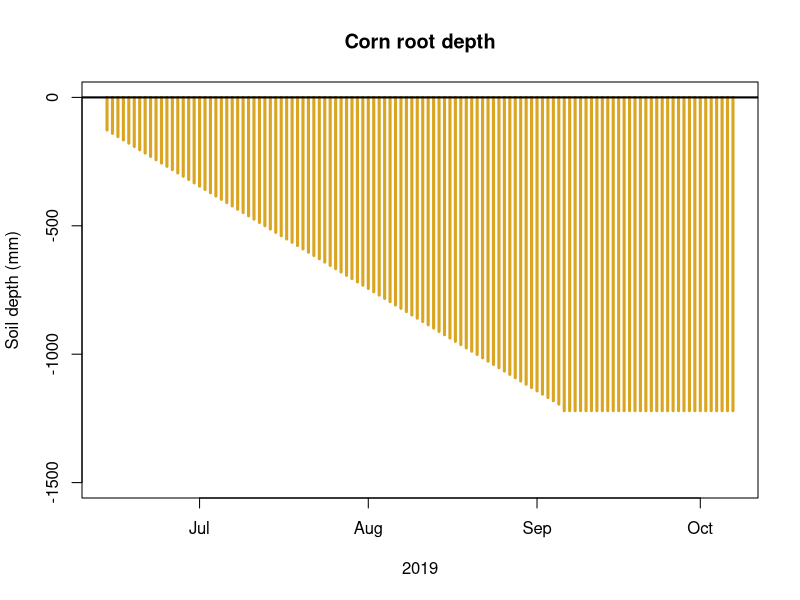
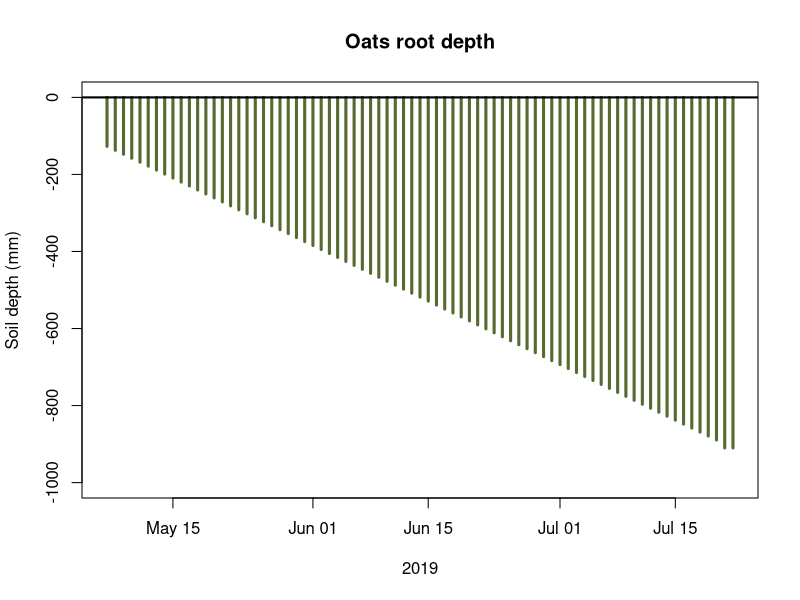

Source code (R) for these figures, in order:
### Root depth - Calculated using FAO 56 formula ###############################
# Ordinal dates: https://www.atmos.anl.gov/ANLMET/OrdinalDay.txt

library(writexl)

### Corn in Wellsville 2019 ###################################################
J_plant=158 # beginning of development period: June 7th
J_start=165 # beginning of Zr[i]>Zr_min: June 14th
J_max=250   # maximum root depth: September 7th
J_harv=280  # harvest date: october 7th
Zr_min=127  # minimum root depth (mm)
Zr_max=1220 # maximum root depth (mm)
J=J_start:J_max
Zr=Zr_min+(Zr_max-Zr_min)*(J-J_start)/(J_max-J_start) # root depth during growing season
Zr[(J_max-J_start):(J_harv-J_start+1)]=Zr_max # root depth after having reached max root depth

Dates=seq.Date(from=as.Date('2019-06-14'), to=as.Date('2019-10-07'), by='days')
CornRD=data.frame(Dates, Zr)
write_xlsx(CornRD, 'CornRD.2019.xlsx')

plot(Dates, -Zr, 
     type='h', col='goldenrod', lwd='3', ylim=c(-1500, 0),
     main='Corn root depth', ylab='Soil depth (mm)', xlab='2019')
abline(h=0, lwd=2)

### Oats in Wellsville 2019 ####################################################
J_plant=120 # beginning of development period: April 30th
J_start=127 # beginning of Zr[i]>Zr_min: May 7th
J_max=203   # maximum root depth: July 22nd
J_harv=203  # harvest date: July 22nd
Zr_min=127  # minimum root depth (mm)
Zr_max=910  # maximum root depth (mm)
J=J_start:J_max
Zr=Zr_min+(Zr_max-Zr_min)*(J-J_start)/(J_max-J_start) # root depth during growing season
Zr[(J_max-J_start):(J_harv-J_start+1)]=Zr_max # root depth after having reached max root depth

Dates=seq.Date(from=as.Date('2019-05-07'), to=as.Date('2019-07-22'), by='days')
OatsRD=data.frame(Dates, Zr)
write_xlsx(OatsRD, 'OatsRD.2019.xlsx')


# 1. Open jpeg file
tiff("C:/Users/graduate/Box/Divining Water/Wellsville 2019/image.tiff",
     width = 1000, height = 500)


# 2. Create the plot

plot(Dates, -Zr, 
     type='h', col='darkolivegreen', lwd='3', ylim=c(-1000, 0),
     main='Oats root depth', ylab='Soil depth (mm)', xlab='2019')
abline(h=0, lwd=2)


# 3. Close the file
dev.off()

